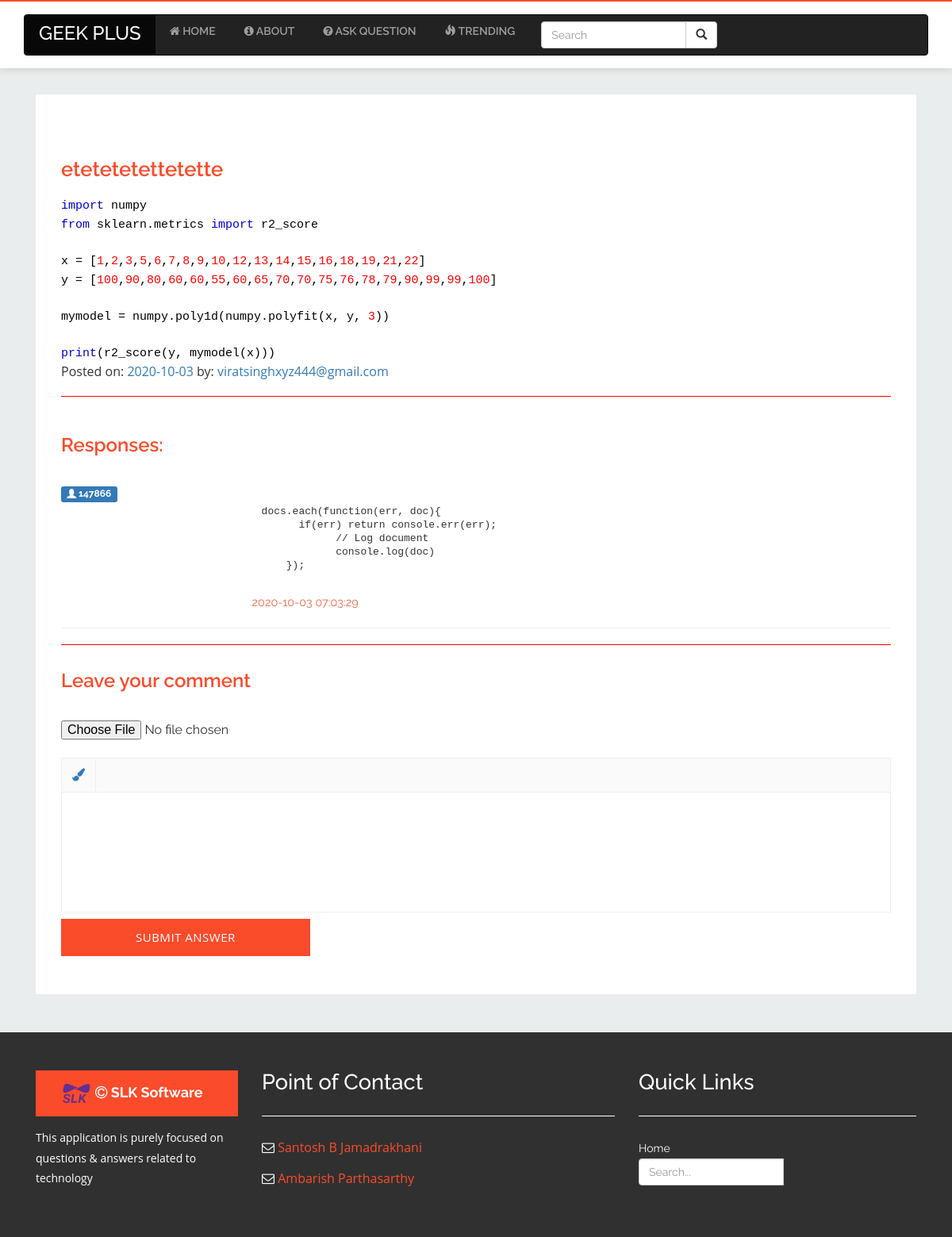
/postDetail.php?id=32, run on the app's committed database.
### tables this page shows
CREATE TABLE `posts` (
  `id` int(5) NOT NULL,
  `techRelated` varchar(100) NOT NULL,
  `title` varchar(150) NOT NULL,
  `qbody` mediumtext NOT NULL,
  `dateCreated` date NOT NULL,
  `upvotes` int(5) NOT NULL,
  `personId` varchar(50) NOT NULL,
  `imgRelated` longblob
);

CREATE TABLE `comments` (
  `id` int(11) NOT NULL,
  `postId` int(5) NOT NULL,
  `personPostingId` varchar(50) NOT NULL,
  `cBody` mediumtext NOT NULL,
  `datePosted` datetime NOT NULL DEFAULT CURRENT_TIMESTAMP,
  `answerimage` longblob,
  `verified` int(2) NOT NULL
);

### postDetail.php (the view, shortened to what this page needs)
<?php
require 'db.php';
?>
<!DOCTYPE HTML>
<html>
<head>
<link href="css/bootstrap.css" rel='stylesheet' type='text/css' />
<link rel="stylesheet" href="https://cdnjs.cloudflare.com/ajax/libs/font-awesome/4.7.0/css/font-awesome.min.css">
<link href="css/style.css" rel='stylesheet' type='text/css' />
<link rel="stylesheet" href="src/richtext.min.css">
</head>
<body style="background-color:#EAEDED">
<div class="header navbar-fixed-top" id="ban" >
		<div class="container">
			<nav class="navbar navbar-inverse">
				<div class="navbar-header">
                <ul class="nav navbar-nav"><li class="active act">
                <a class="navbar-brand" href="index.php"><b><h3>Geek Plus</h3></b></a>
                </li></ul>
				</div>
				<div class="collapse navbar-collapse nav-wil" id="bs-example-navbar-collapse-1">
					<nav class="link-effect-7" id="link-effect-7">
						<ul class="nav navbar-nav">
                            <li ><a href="index.php"><i class="fa fa-home" aria-hidden="true"></i> Home</a></li>
							<li><a href="#"><i class="fa fa-info-circle" aria-hidden="true"></i> About</a></li>
                      <?php if(isset($_SESSION['logged_in'])):?>
                            <li><a href="#" data-toggle="modal" data-target="#myModal"><i class="fa fa-question-circle" aria-hidden="true"></i> Ask Question</a></li>
                      <?php else: ?>
                        <li><a href="#" onclick="logintoaskq()"><i class="fa fa-question-circle" aria-hidden="true"></i> Ask Question</a></li>
                      <?php endif; ?>
                            <li><a href="#" data-toggle="modal" data-target="#myModalTrending"><span class="glyphicon glyphicon-fire"></span> Trending</a></li>
                        </ul>
                        <form class="navbar-form navbar-left" action="search.php" method="POST">
                        <div class="input-group">
                            <input type="text" class="form-control" placeholder="Search" name="search">
                            <div class="input-group-btn">
                            <button class="btn btn-default" type="submit">
                                <i class="glyphicon glyphicon-search"></i>
                            </button>
                            </div>
                        </div>
                        </form>
					</nav>
				</div>
			</nav>
			</div>
	</div>
<br />
    <div class="technology">
	<div class="container">
		<div class="col-md-12 technology">
			<div class="agileinfo">
    <?php
    $pid = $_GET['id'];
    @$result1 = $mysqli->query("SELECT * FROM posts where id=$pid");
        while(@$row1 = mysqli_fetch_array($result1,MYSQLI_ASSOC))
        {
            echo "<div class='single'>";
			echo " <div class='b-bottom'>
			      <h5 class='top'>".$row1['title']."</h5>
				    <p class='sub'>".html_entity_decode($row1['qbody'])."</p>
			      <p>Posted on:<a> ". $row1['dateCreated']."</a> by: <a  data-toggle='modal' data-target='#myModalprofile'>" . $row1['personId']."</a><hr style='border-top: 1px solid red;'/></p>
				</div>
             </div>";
        }
    ?>
        <div class='response'>
		<h4>Responses:</h4>
    <?php
    $pid = $_GET['id'];
       @$result2 = $mysqli->query("SELECT * FROM comments where postId=$pid");
       while(@$row2 = mysqli_fetch_array($result2,MYSQLI_ASSOC))
        {
            if($row2['cBody']==!null){
        echo "<div class='media response-info'>
						<div class='media-left response-text-left'>
             <span class='label label-primary'><span class='glyphicon glyphicon-user'></span> ".$row2['personPostingId']."</span>";
            echo" </div>";
           echo" <div class='media-body response-text-right'>";
							echo "<p>".html_entity_decode($row2['cBody'])."</p>
							<ul>
								<li>".$row2['datePosted']."</li>
							</ul>
            </div>";
					echo "<div class='clearfix'> </div>
                </div><hr/>";
            }
        }
    ?>
     </div>
     <hr style='border-top: 1px solid red;'/>
				<div class="coment-form">
          <h4>Leave your comment</h4>
        <?php
        echo "<form action='postDetail.php?id=$pid' method='post' enctype='multipart/form-data'>";
        ?>
        <input type="file" name="ansimg"><br />
        <?php
        if(@$_SESSION['logged_in']){
        echo '<input type="submit" value="Submit Answer" name="submitanswer">';
        }else{
        echo '<input class="buttonlogin" value="Submit Answer" onclick="notLoggedin();"/>';
        }
        ?>
				</form>
				</div>
			</div>
		</div>
	</div>
</div>
<div class='footer' ><div class='container'><div class='col-md-3 footer-left' ><h6 style='font-size:18px'><img src='images/slk.png' alt='slk logo' height='40px' width='40px'/> <i class='fa fa-copyright' aria-hidden='true'></i> SLK Software</h6><p>This application is purely focused on questions & answers related to technology</p></div><div class='col-md-5  footer-middle'><h4>Point of Contact</h4><div class='mid-btm'><i class='fa fa-envelope-o' aria-hidden='true' style='color:white'></i><a href='mailto:ambarishparthasarthy@gmail.com'> Santosh B Jamadrakhani</a></div><i class='fa fa-envelope-o' aria-hidden='true' style='color:white'></i><a href='mailto:ambarishparthasarthy@gmail.com'> Ambarish Parthasarthy</a></div><div class='col-md-4 footer-right'><h4>Quick Links</h4><li><a href='#'>Home</a></li><li style='color:white'><div class='input-group'><form method='post' action='search.php'><input type='text' class='form-control' placeholder='Search...' id='myInput' name='search'><input id='myBtn' type='hidden'/></form></div></li></div><div class='clearfix'></div></div></div>
</body>
</html>

### css/style.css (style rules this page uses)
html, body { font-family: 'Raleway', sans-serif; font-size: 100%; background: #f7f7f7; }
body a,.grid_1,plan_1,plan_1.one,plan_1.two,i.icon1, i.icon2, i.icon3, i.icon4, i.icon5, i.icon6 { transition:0.5s all; -webkit-transition:0.5s all; -moz-transition:0.5s all; -o-transition:0.5s all; -ms-transition:0.5s all; }
h1,h2,h3,h4,h5,h6 { margin:0; font-family: 'Raleway', sans-serif; }
p { margin:0; font-family: 'Open Sans', sans-serif; }
ul { margin:0; padding:0; }
.header { background: #FFF; padding: 1em 0; box-shadow: 0px 1px 9px 1px #cfcfcf; border-top: 2px solid #fa4b2a; }
.navbar { margin-bottom: 0; }
.navbar-nav > li > a { font-size: 14px; padding: 10px 18px; text-transform: uppercase; font-family: 'Raleway', sans-serif; font-weight: 600; }
.link-effect-7 { -moz-perspective: 900px; -webkit-perspective: 900px; perspective: 900px; }
.link-effect-7 a { color: rgba(0, 0, 0, 0.4); text-shadow: none; margin: 0; -moz-transition: 0.3s; -o-transition: 0.3s; -webkit-transition: 0.3s; transition: 0.3s; }
.link-effect-7 a::before { color: white; content: attr(data-hover); position: absolute; -moz-transition: 0.3s; -o-transition: 0.3s; -webkit-transition: 0.3s; transition: 0.3s; -moz-transform-origin: 50% 0 50%; -ms-transform-origin: 50% 0 50%; -webkit-transform-origin: 50% 0 50%; transform-origin: 50% 0 50%; -moz-transform-style: preserve-3d; -webkit-transform-style: preserve-3d; transform-style: preserve-3d; }
.footer { background: #303030; padding: 3em 0; margin-top: 3em; }
.footer h6 { font-size: 1.7em; background: #fa4b2a; padding: 0.5em 1.7em; font-weight: 700; color: #fff; }
.footer p { font-size: 0.875em; color: #fff; margin: 1em 0; line-height: 1.8em; }
.footer-middle a { color: #fa4b2a; font-family: 'Open Sans', sans-serif; }
.footer h4 { font-size: 1.7em; color: #fff; border-bottom: 1px solid #fff; margin-bottom: 1em; padding-bottom: 1em; }
.mid-btm { margin-bottom: 1em; }
.footer-right li a { color: #fff; font-size: 0.875em; line-height: 1.8em; }
.footer-right li { display:block; }
.technology { margin-top: 3em; }
p.sub { line-height: 1.9em; font-size: 0.9em; color: #777; margin-bottom: 1em; }
.response h4 { color: #fa4b2a; font-size: 1.5em; font-weight: 600; margin-bottom: 1.5em; }
.coment-form h4 { color: #fa4b2a; font-size: 1.5em; font-weight: 600; margin-bottom: 1.5em; }
.media-left.response-text-left { float: left; width: 19%; }
.response-text-right p { color: #777; font-size:0.9em; margin: 0 0 1em; line-height:1.9em; }
.media-body.response-text-right ul li { color: #F26649; font-size: 0.9em; display: inline-block; font-weight: 400; }
.media-body.response-text-right { float: right; width: 77%; text-align: left; }
.coment-form { margin-top: 2em; padding-bottom:1em; }
.agileinfo { padding: 2em 2em; background: #fff; }
h5.top { color: #fa4b2a; font-size: 1.6em; font-weight: 600; margin: 0.8em 0; }
.single { margin-top: 3em; }
.response { margin-top: 3em; }

### postDetail.php (style rules this page uses)
.buttonlogin { background: #fa4b2a; border: 1px solid #fa4b2a; padding: .8em 0; width: 30%; margin-top: .5em; font-size: 15px; color: #fff; letter-spacing: 0.5px; outline: none; transition: .5s all; -webkit-transition: .5s all; -moz-transition: .5s all; -o-transition: .5s all; -ms-transition: .5s all; font-family: 'Open Sans', sans-serif; text-transform:uppercase; text-align: center; cursor: pointer; }

### data on the page
posts: title "etetetetettetette", qbody "import numpy from sklearn.metrics import r2_score x = [ 1 , 2 , 3 , 5 , 6 , 7 , 8 , 9 , 10 , 12 , 13 , 14 , 15 , 16 , 18 , 19 , 21 , 22 ] y = [ 100 , 90 , 80 , 60 , 60 , 55 , 60 , 65 , 70 , 70 , 75 , 76 , 78 , 79 , 90 , 99 , 99 , 100 ] mymodel = numpy.poly1d(numpy.polyfit(x, y, 3 )) print (r2_score(y, mymodel(x)))", dateCreated "2020-10-03", personId "viratsinghxyz444@gmail.com"
comments: personPostingId "147866", cBody "docs.each( function ( err, doc ) { if (err) return console .err(err); // Log document console .log(doc) });", datePosted "2020-10-03 07:03:29"
